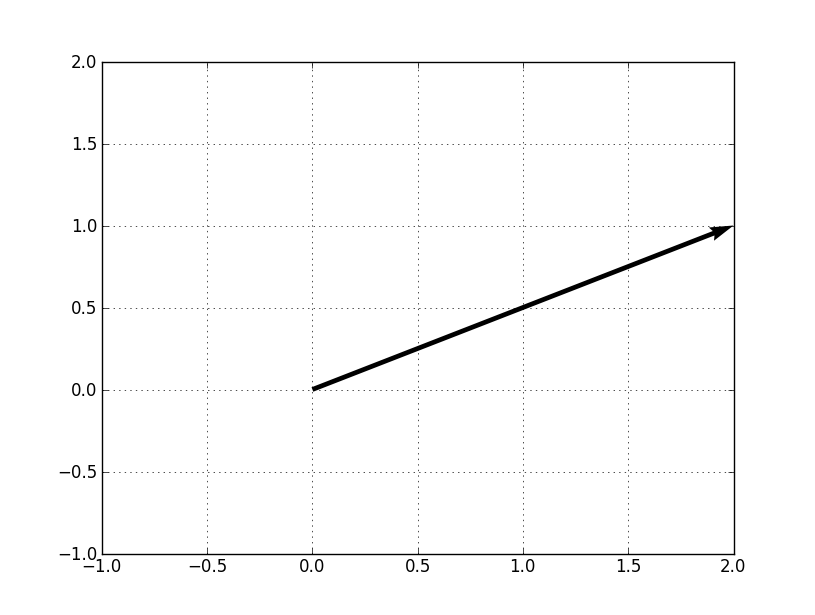

Generate this figure with Python:
# -*- coding: utf-8 -*-
import numpy as np
import matplotlib.pyplot as plt

plt.figure()

# 矢印（ベクトル）の始点
X = 0
Y = 0
# 矢印（ベクトル）の成分
U = 2
V = 1

# 矢印（ベクトル）
plt.quiver(X,Y,U,V,angles='xy',scale_units='xy',scale=1)

# グラフ表示
plt.xlim([-1,2])
plt.ylim([-1,2])
plt.grid()
plt.draw()
plt.show()
